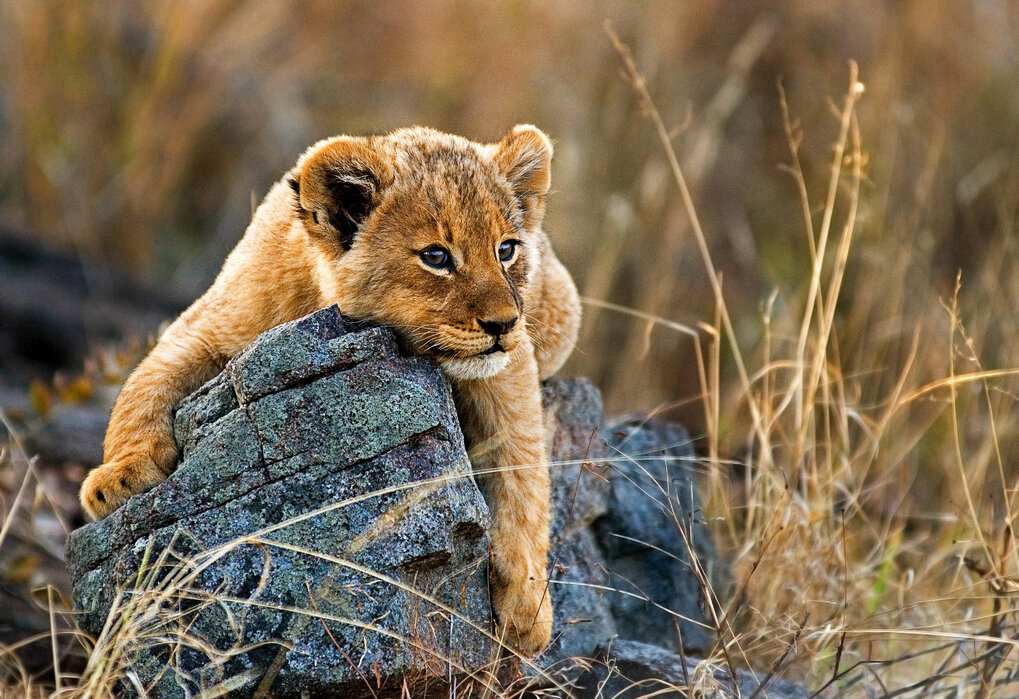
#> input picture input.jpg, 1019 x 699 px, found by its file name
$ python Q1_intensity_level_reduction.py
#> lines starting #> are read from the running program, lines starting #| are printed output that depends on the picture; after the words box and inside, x2 and y2 are one past the last pixel; in counts of white or black regions, pixels touching at a corner belong together
import cv2
import numpy as np

def reduce_intensity_levels(image_path, levels, output_path):
#> called with image_path = '../images/input.jpg', levels = 2, output_path = '../images/output/intensity_levels_2.jpg'
    img = cv2.imread(image_path, cv2.IMREAD_GRAYSCALE)
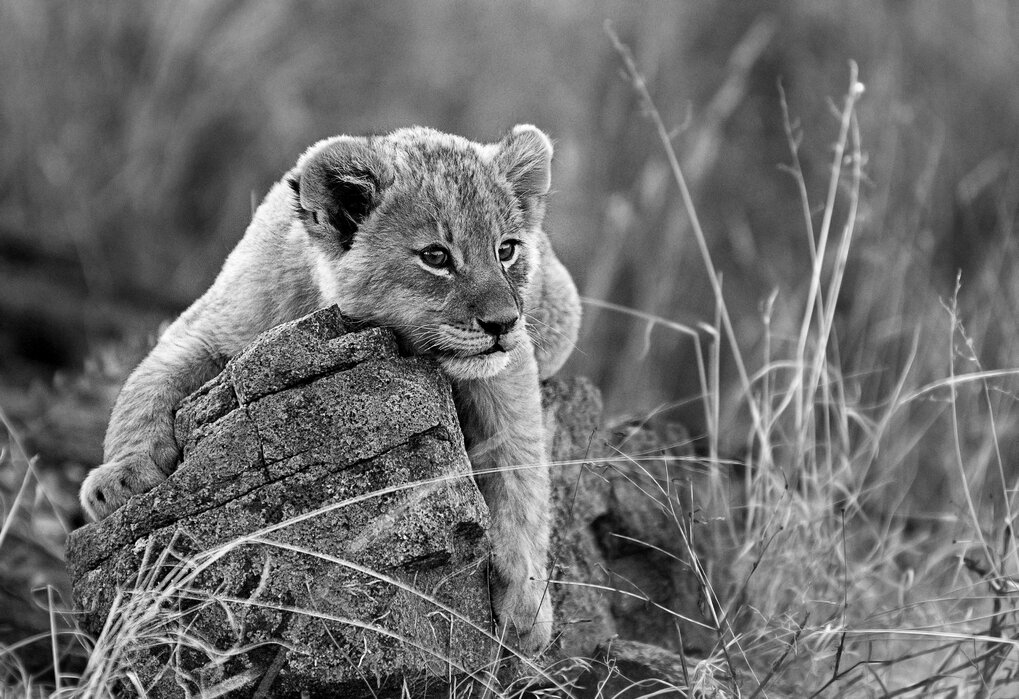
#> img: shape (699, 1019); min 0, max 255, mean 109.3
    step = 256 // levels
    reduced = (img // step) * step
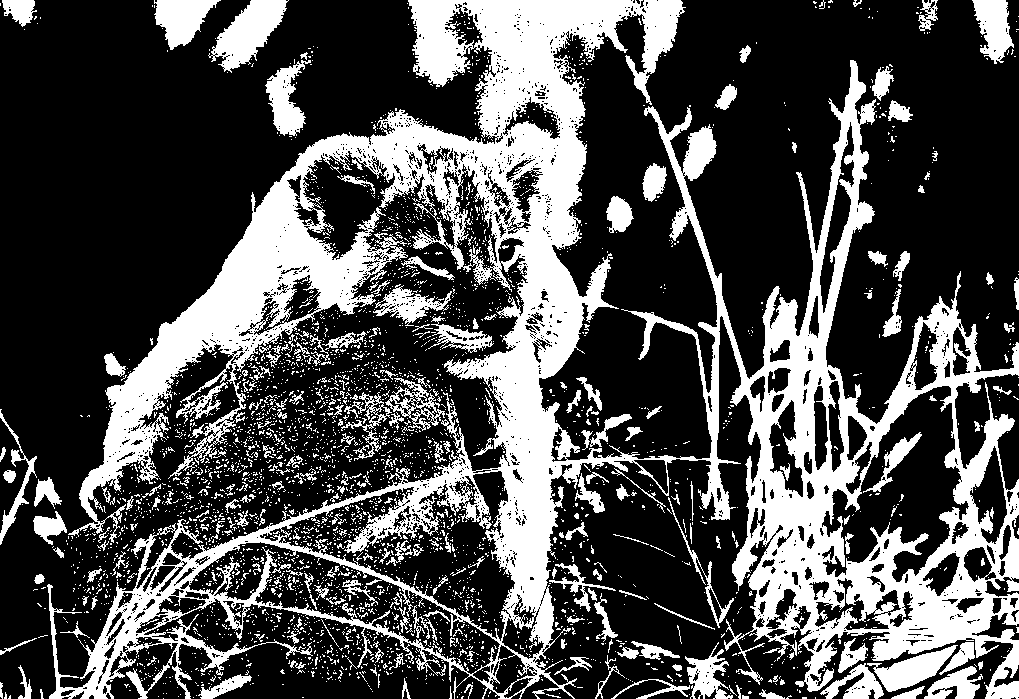
#> reduced: shape (699, 1019); values 0 (black) and 128 (white), 30.3% white; 3560 white regions (3295 under 20 px), largest, box (x1, y1, x2, y2) and area: (47, 0, 1019, 699) 166033, (208, 0, 289, 73) 2846, (154, 0, 221, 50) 1931
    cv2.imwrite(output_path, reduced)
    print(f"Saved intensity-reduced image to {output_path}")

    cv2.imshow(f'Intensity Levels: {levels}', reduced)
    cv2.waitKey(0)
    cv2.destroyAllWindows()

if __name__ == "__main__":
    input_image = "../images/input.jpg"
    output_image = "../images/output/intensity_levels_2.jpg"
    reduce_intensity_levels(input_image, 2, output_image)
